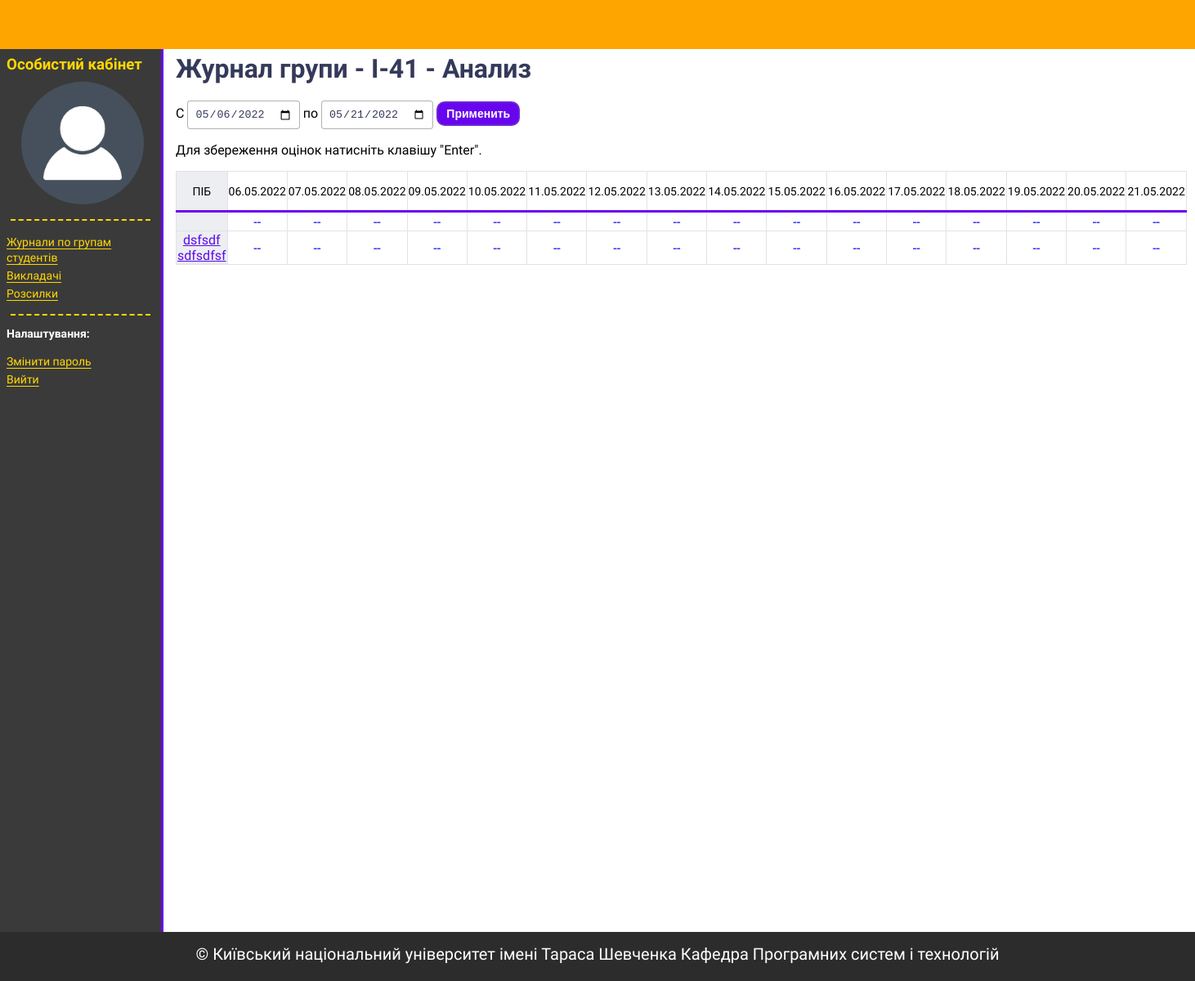
The app's page /journal/1/1/ (signed in) with its own data.
### people/models.py (models this page shows, shortened)
class User(AbstractUser):
    first_name = models.CharField('Ім\'я', max_length=130)
    last_name  = models.CharField('Фамілія', max_length=130)
    middle_name = models.CharField('По-батькові', max_length=130)
    sex = models.CharField('Стать', choices=GENDER_CHOICES, max_length=1)
    birth_date = models.DateField('Дата народження', blank=True, null=True)
    photo = models.ImageField(upload_to='people/', default='static/img/default-user.png', blank=True)
    description = models.TextField('Характеристика')
    user_status = models.CharField('Статус користувача', choices=USER_STATUS_CHOICES, max_length=15)
    updated = models.DateField('Дата оновлення', auto_now=True)
    USERNAME_FIELD = 'username'
    REQUIRED_FIELDS = ['email']
    objects = UserManager()
    class Meta:
        verbose_name = 'Користувач'
        verbose_name_plural = 'Користувачі'

### journal/models.py (models this page shows, shortened)
class GroupStudent(models.Model):
    grade = models.OneToOneField(Grade, related_name='group', on_delete=models.CASCADE,
                                 verbose_name='Назва групи')
    create_group = models.DateField('Дата створення групи')
    updated = models.DateField('Дата оновлення', auto_now=True)
    created = models.DateField('Дата створення', auto_now_add=True)
    class Meta:
        verbose_name = 'Група студнтів'
        verbose_name_plural = 'Групи студентів'

class Grade(models.Model):
    number = models.SmallIntegerField('Число')
    symbol = models.CharField('Символ', max_length=5)
    lessons = models.ManyToManyField(Lesson, related_name='grade', verbose_name='Дисципліни групи')
    def __str__(self):
        return f'{self.symbol}-{self.number}'
    class Meta:
        verbose_name = 'група'
        verbose_name_plural = 'Довідка груп'

class Lesson(models.Model):
    name = models.CharField('Назва', max_length=100)
    def __str__(self):
        return self.name
    class Meta:
        verbose_name = 'дисципліна'
        verbose_name_plural = 'Довідка дисципін'

### journal/views.py (the view)
# urls.py: path('<int:group_id>/<int:lesson_id>/', ScoreLessonListView.as_view(), name='score_lesson'),
class ScoreLessonListView(LoginRequiredMixin, TeacherLessonPermissionsMixin, ScoreJournalMixin, ListView):
    template_name = 'journal/journal_lesson_list.html'
    context_object_name = 'scores'
    permission_denied_message = 'В доступу відмовлено'
    def get_queryset(self):
        group_student = GroupStudent.objects.select_related('grade')
        self.group = get_object_or_404(group_student, id=self.kwargs['group_id'])
        self.lesson = get_object_or_404(Lesson, id=self.kwargs['lesson_id'])
        queryset = Score.objects.select_related('group', 'lesson')\
            .filter(group_id=self.kwargs['group_id'], lesson_id=self.kwargs['lesson_id'])
        return queryset
    def get_context_data(self, *, object_list=None, **kwargs):
        context = super(ScoreLessonListView, self).get_context_data(**kwargs)
        date_period = self.create_date_period_list()
        students = User.objects.select_related('student', 'student__group').filter(student__group=self.group)
        scores = Score.objects.select_related('group', 'lesson')\
            .filter(created__in=date_period, lesson_id=self.lesson, group_id=self.group)
        context['date_period'] = date_period
        context['students'] = students
        context['scores_dict'] = self.create_scores_dict(date_period,
                                                         scores.values('id', 'student', 'score', 'created'),
                                                         students, 'student')
        context['group'] = self.group
        context['lesson'] = self.lesson
        return context

### django_journal/permissions.py (called while the page is built)
    def dispatch(self, request, *args, **kwargs):
        if not self.has_permissions():
            raise PermissionDenied()
        return super().dispatch(request, *args, **kwargs)

    def has_permissions(self):
        if self.request.method == 'POST':
            lesson_id = self.request.POST.get('lesson')
        else:
            lesson_id = self.kwargs['lesson_id']
        teacher = Teacher.objects.prefetch_related('lessons').filter(user=self.request.user, lessons=lesson_id).exists()
        return teacher or self.request.user.is_superuser

### journal/templatetags/filters.py (called while the page is built)
@register.filter(name='get_dict_value')
def get_dict_value(dictionary, key):
    return dictionary.get(key)

@register.filter(name='get_list_value')
def get_list_value(list_obj, num):
    return list_obj[num]

### journal/templatetags/sidebar.py (called while the page is built)
@register.inclusion_tag('people/tpl/teacher_sidebar_tpl.html', name='teacher_sidebar')
def teacher_sidebar(user):
    teacher = Teacher.objects.get(user=user.id)
    return {'teacher': teacher, 'user': user}

### people/models.py (called while the page is built)
    def get_absolute_url(self):
        return reverse_lazy('student_detail', kwargs={'pk': self.user_id})

### utils/service.py (called while the page is built)
    def create_date_period_list(self):
        day_delta = datetime.timedelta(days=1)
        try:
            start_date = datetime.datetime.strptime(self.request.GET.get('start-date'), '%Y-%m-%d').date()
            end_date = datetime.datetime.strptime(self.request.GET.get('end-date'), '%Y-%m-%d').date()
        except (ValueError, TypeError):
            end_date = datetime.date.today()
            start_date = end_date - datetime.timedelta(days=15)
        return [start_date + i * day_delta for i in range((end_date - start_date).days + 1)]

    @staticmethod
    def create_scores_dict(date_period, scores, grouping_object, grouping_object_name):
        scores_dict = {}
        for date in date_period:
            scores_dict[date] = {}
            for obj in grouping_object:
                scores_dict[date][obj.id] = (0, 0)
                if scores:
                    for score in scores:
                        if obj.id == score[grouping_object_name] and date == score['created']:
                            scores_dict[date][obj.id] = (score['score'], score['id'])
                            break
        return scores_dict

### journal/templates/journal/journal_lesson_list.html (shortened to what this page needs)
{% extends "base.html" %}
{% load filters %}
{% block content %}
    <h1>Журнал групи - {{ group.grade }} - {{ lesson }}</h1>
    <form action="{% url 'score_lesson' group.id lesson.id %}" method="get">
        <label> С
            <input class="input-date" name="start-date" type="date" value="{{ date_period|first|date:"Y-m-d" }}" >
        </label>
        <label> по
            <input class="input-date" name="end-date" type="date" value="{{ date_period|last|date:"Y-m-d" }}">
        </label>
        <button class="btn-filter btn-filter-purple" type="submit">Применить</button>
         <p>Для збереження оцінок натисніть клавішу "Enter".</p>
    </form>
    <table id="testTable" class="table-journal">
        <thead>
            <tr>
                <th>ПІБ</th>
                 {% for date in date_period %}
                     <th>{{ date|date:"d.m.Y" }}</th>
                 {% endfor %}
            </tr>
        </thead>
        <tbody>
        {% for student in students %}
            <tr>
                <td><a href="{{ student.student.get_absolute_url }}">{{ student.get_full_name }}</a></td>
                {% for date in date_period %}
                    {% with score_id_tuple=scores_dict|get_dict_value:date|get_dict_value:student.id %}
                        <td>
                            {% if score_id_tuple|get_list_value:0 == 0 %}
                                <a ondblclick="showSelectBox()" href="#"
                                   data-student="{{ student.id }}"
                                   data-scoredate="{{ date|date:"Y-m-d" }}"
                                   data-scoreid="{{ score_id_tuple|get_list_value:1 }}">--</a>
                            {% else %}
                                <a ondblclick="showSelectBox()" href="#"
                                   data-student="{{ student.id }}"
                                   data-scoredate="{{ date|date:"Y-m-d" }}"
                                   data-scoreid="{{ score_id_tuple|get_list_value:1 }}">{{ score_id_tuple|get_list_value:0 }}</a>
                            {% endif %}
                        </td>
                    {% endwith %}
                {% endfor %}
            </tr>
        {% endfor %}
    </tbody>
    </table>
{% endblock %}

### people/templates/people/tpl/teacher_sidebar_tpl.html (shortened to what this page needs)
{% block sidebar %}
    <h3>Особистий кабінет</h3>
    <img class="user-avatar" src="{{ user.photo.url }}" alt="{{ user.first_name }} {{ user.last_name }}">
    <hr>
    <ul>
        <li><a href="{% url 'group_student_list' %}">Журнали по групам студентів</a></li>
        <li><a href="{% url 'teacher_list' %}">Викладачі</a></li>
        <li><a href="{% url 'mailing_list' %}">Розсилки</a></li>
    </ul>
    <hr>
    <p><b>Налаштування:</b></p>
    <ul>
        <li><a href="{% url 'password_change' %}">Змінити пароль</a></li>
        <li><a href="{% url 'logout' %}">Вийти</a></li>
    </ul>
{% endblock %}

### journal/static/css/style.css (style rules this page uses)
body { font-family: "Roboto", sans-serif; display: grid; grid-template-areas: "header header header" "sidebar content content" "footer footer footer"; grid-template-rows: 60px 1fr 60px; grid-template-columns: 200px 1fr 15%; height: 150vh; margin: 0; }
h1, h2, h3, h4 { color: #35395A; padding: 0; margin: 5px 0 20px; }
.sidebar p { color: white; font-size: 14px; }
.sidebar a { color: gold; font-size: 14px; }
.sidebar h3 { color: gold; margin: 0; }
.sidebar hr { color: gold; width: 95%; height: 0; border: none; border-top: 2px dashed gold; }
.sidebar img { margin-top: 10px; margin-left: 10%; }
.sidebar ul { padding: 0; }
.sidebar ul li { list-style-type: none; margin-top: 3px; text-underline-offset: 3px; }
.user-avatar { border-radius: 50%; height: 150px; width: 150px; }
.table-journal { border-collapse: collapse; width: 95%; }
.table-journal a { text-decoration: none; }
.table-journal tbody tr:nth-child(odd) { background-color: #fff; }
.table-journal tbody tr:nth-child(even) { background-color: #fff; }
.table-journal thead { border-bottom: 3px solid #6705ee; font-size: 14px; }
.table-journal th { border: 1px solid #e2e3e6; height: 45px; font-weight: normal; }
.table-journal td { border: 1px solid #e2e3e6; height: 20px; text-align: center; }
.table-journal tr { border: 1px solid gray; }
.table-journal th:first-child, .table-journal td:first-child { background-color: #eceef2; }
.table-journal td:first-child a { color: #5c0aed; text-decoration-line: underline; }
.btn-filter { border-style: solid; border-width: 2px; color: #FFFFFF; border-radius: 10px; cursor: pointer; overflow: hidden; transition: all 200ms ease-in-out 0s; white-space: nowrap; font-weight: 700; padding: 5px 10px 5px; font-size: 14px; }
.btn-filter-purple { border-color: #6F26D5; background-color: #6705EE; }
.input-date { border: 1px solid #d2d2d2; border-radius: 10px; padding: 5px 10px 5px; }
.create-form input[type=text], input[type=email], input[type=password], input[type=date] { border-radius: 4px; border: 1px solid rgba(0,0,0,0.3); padding: 8px; color: #35395A; }

### records on screen
User: photo (placeholder picture)
GroupStudent: grade "І-41"
Lesson: name "Анализ"
User: get_full_name "dsfsdf sdfsdfsf"

### other values on screen
{{ date|date:"d.m.Y" }} "06.05.2022" "07.05.2022" "08.05.2022" "09.05.2022" "10.05.2022" "11.05.2022" "12.05.2022" "13.05.2022" "14.05.2022" "15.05.2022" "16.05.2022" "17.05.2022" "18.05.2022" "19.05.2022" "20.05.2022" "21.05.2022"
